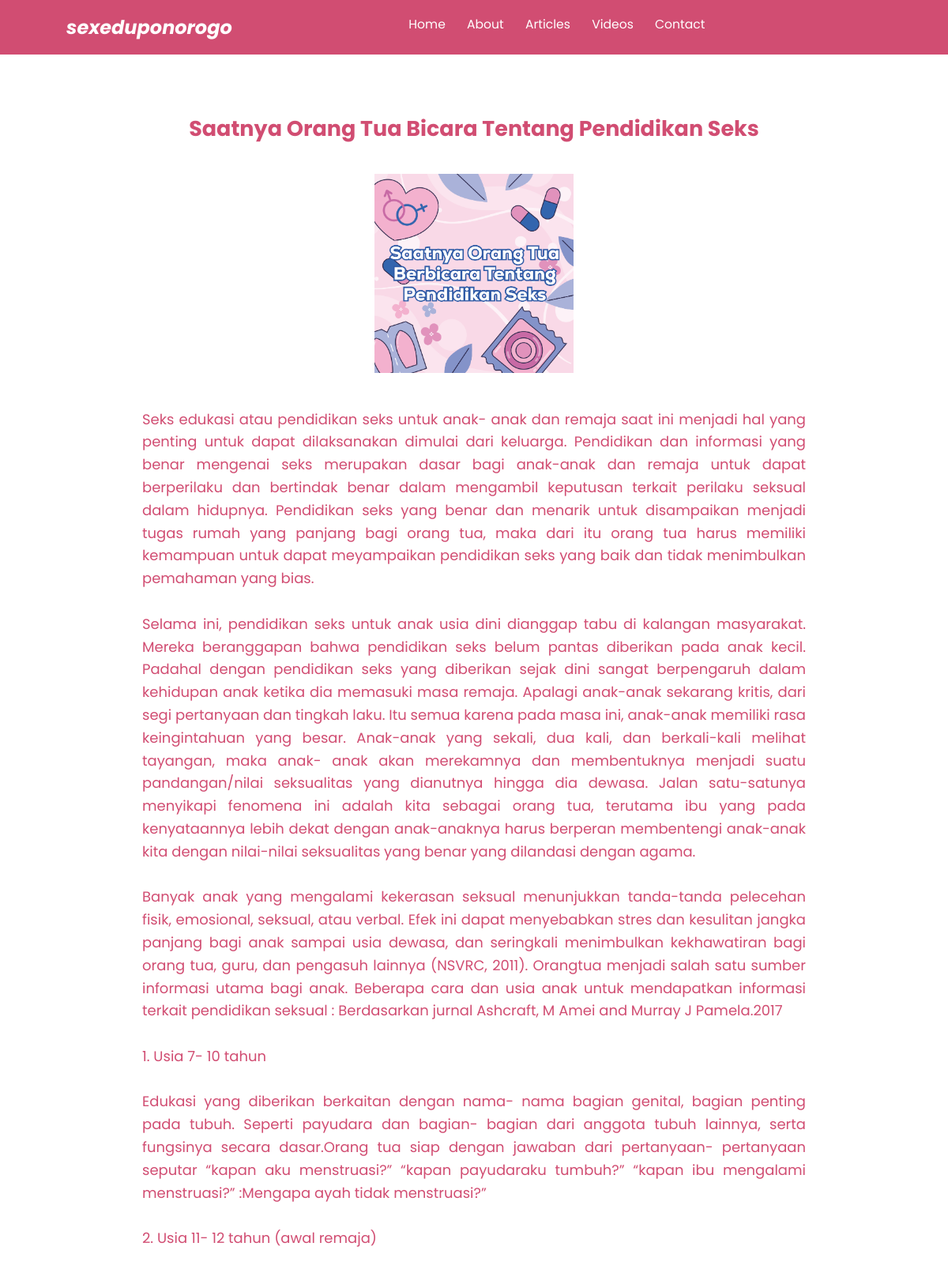
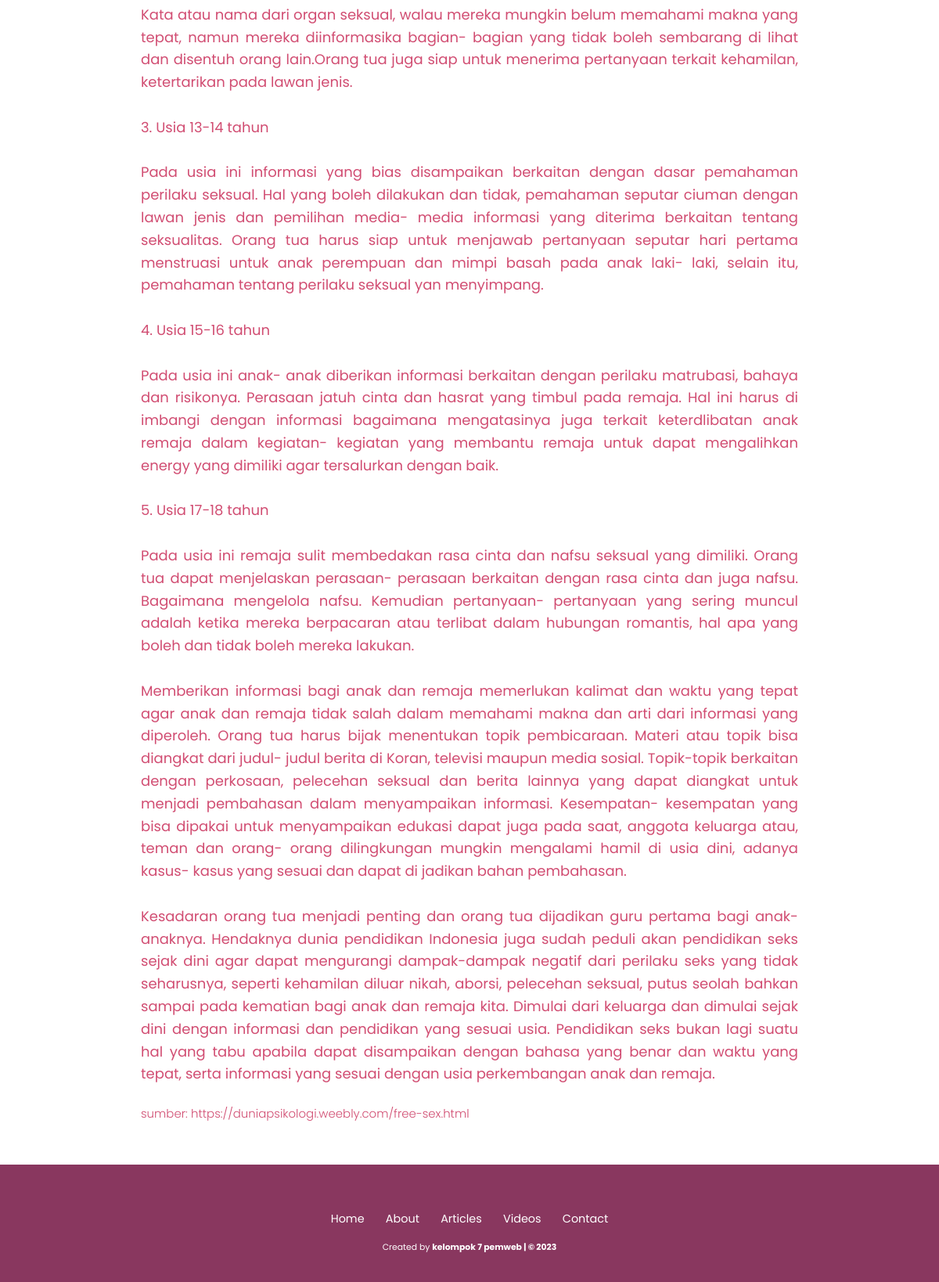
The app's page /article/article9.php with its own data (2 pictures, top to bottom).
### tables this page shows
CREATE TABLE `article` (
  `id` int(11) NOT NULL,
  `title` varchar(100) NOT NULL,
  `synopsis` text NOT NULL,
  `description` longtext NOT NULL,
  `picture` varchar(250) NOT NULL,
  `source` varchar(200) NOT NULL
);

### functions.php (called while the page is built, shortened)
<?php
$conn = mysqli_connect("localhost", "root", "", "sex_education");
function query($query){
    global $conn;
    $result = mysqli_query($conn, $query);
    $rows = [];
    while($row = mysqli_fetch_assoc($result)){
        $rows[] = $row;
    }
    return $rows;
}
?>

### article/article9.php (the view, shortened to what this page needs)
<?php
require '../functions.php';
$article = query("SELECT * FROM article LIMIT 8,1");
?>
<!DOCTYPE html>
<html lang="en">
  <head>
    <link rel="stylesheet" href="../css/style.css" />
  </head>
  <body>
    <nav class="navbar">
      <a href="../index.php" class="navbar-logo">sexeduponorogo</a>
      <div class="navbar-nav">
        <a href="../index.php">Home</a>
        <a href="../about.php">About</a>
        <a href="../article.php">Articles</a>
        <a href="../video.php">Videos</a>
        <a href="../contact.php">Contact</a>
      </div>
    </nav>
    <section id="article-sub" class="article-sub">
      <div class="row">
        <?php foreach ($article as $row) : ?>
        <div class="content">
          <h2 class="title"><?= $row["title"]; ?></h2>
          <img src="../img/article/<?= $row["picture"]; ?>" class="article-img" alt="" />
          <p>
          <?= $row["description"]; ?>
          </p>
          <h5>sumber: <?= $row["source"]; ?></h5>
        </div>
        <?php endforeach; ?>
      </div>
    </section>
    <footer>
      <div class="links">
        <a href="../index.php">Home</a>
        <a href="../about.php">About</a>
        <a href="../article.php">Articles</a>
        <a href="../video.php">Videos</a>
        <a href="../contact.php">Contact</a>
      </div>
      <div class="credit">
        <p>
          Created by
          <a href="">kelompok 7 pemweb | &copy; 2023</a>
        </p>
      </div>
    </footer>
  </body>
</html>

### css/style.css (style rules this page uses)
:root { --primary: #d14d72; --bg: #fff; --second: #fcc8d1; }
* { font-family: "Poppins", sans-serif; margin: 0; padding: 0; box-sizing: border-box; outline: none; border: none; text-decoration: none; }
html { scroll-behavior: smooth; }
body { font-family: "Poppins", sans-serif; background-color: var(--bg); color: var(--primary); }
.navbar { display: flex; justify-content: space-between; align-items: center; padding: 1.4rem 7%; background-color: var(--primary); top: 0; left: 0; right: 0; z-index: 9999; }
.navbar .navbar-logo { font-size: 2rem; font-weight: 700; color: #fff; font-style: italic; }
.navbar .navbar-nav a { text-align: right; color: #fff; display: inline-block; font-size: 1.3rem; margin: 0 1rem; }
.navbar .navbar-nav a::after { content: ""; display: block; padding-bottom: 0.5rem; border-bottom: 0.1rem solid var(--bg); transform: scaleX(0); transition: 0.2s linear; }
.article-sub { min-height: 100vh; background-color: var(--bg); padding: 1rem 7% 1.4rem; }
.article-sub .row { display: flex; }
.article-sub .row .content { color: var(--primary); text-align: center; max-width: 70rem; margin: auto; line-height: 1.6; font-size: 1.5rem; }
.article-sub .row .content .title { margin-top: 2rem auto 0.5rem; }
.article-sub .row .content .article-img { padding-top: 3rem; padding-bottom: 3rem; width: 30%; }
.article-sub .row .content p { text-align: justify; }
.article-sub .row .content h5 { color: var(--primary); text-align: left; padding-top: 2rem; font-weight: 300; margin-top: 2rem auto 0.5rem; }
.row { width: 100%; display: flex; justify-content: center; align-items: center; margin-top: 5rem; }
footer { background-color: #89375f; text-align: center; padding: 5rem 0 3rem; margin-top: 3rem; }
footer .links { margin-bottom: 1.4rem; }
footer .links a { color: var(--bg); padding: 0.7rem 1rem; font-size: 1.2rem; }
footer .credit { font-size: 0.9rem; }
footer .credit a { color: var(--bg); font-weight: 700; }
footer .credit p { color: var(--bg); }
@media (max-width: 1366px) { html { font-size: 75%; } }

### records on screen
article: title "Saatnya Orang Tua Bicara Tentang Pendidikan Seks", picture (picture), description "Seks edukasi atau pendidikan seks untuk anak- anak dan remaja saat ini menjadi hal yang penting untuk dapat dilaksanakan dimulai dari keluarga. Pendidikan dan informasi yang benar mengenai seks merupakan dasar bagi anak-anak dan remaja untuk dapat berperilaku dan bertindak benar dalam mengambil keputusan terkait perilaku seksual dalam hidupnya. Pendidikan seks yang benar dan menarik untuk disampaikan menjadi tugas rumah yang panjang bagi orang tua, maka dari itu orang tua harus memiliki kemampuan untuk dapat meyampaikan pendidikan seks yang baik dan tidak menimbulkan pemahaman yang bias. Selama ini, pendidikan seks untuk anak usia dini dianggap tabu di kalangan masyarakat. Mereka…", source "https://duniapsikologi.weebly.com/free-sex.html"
